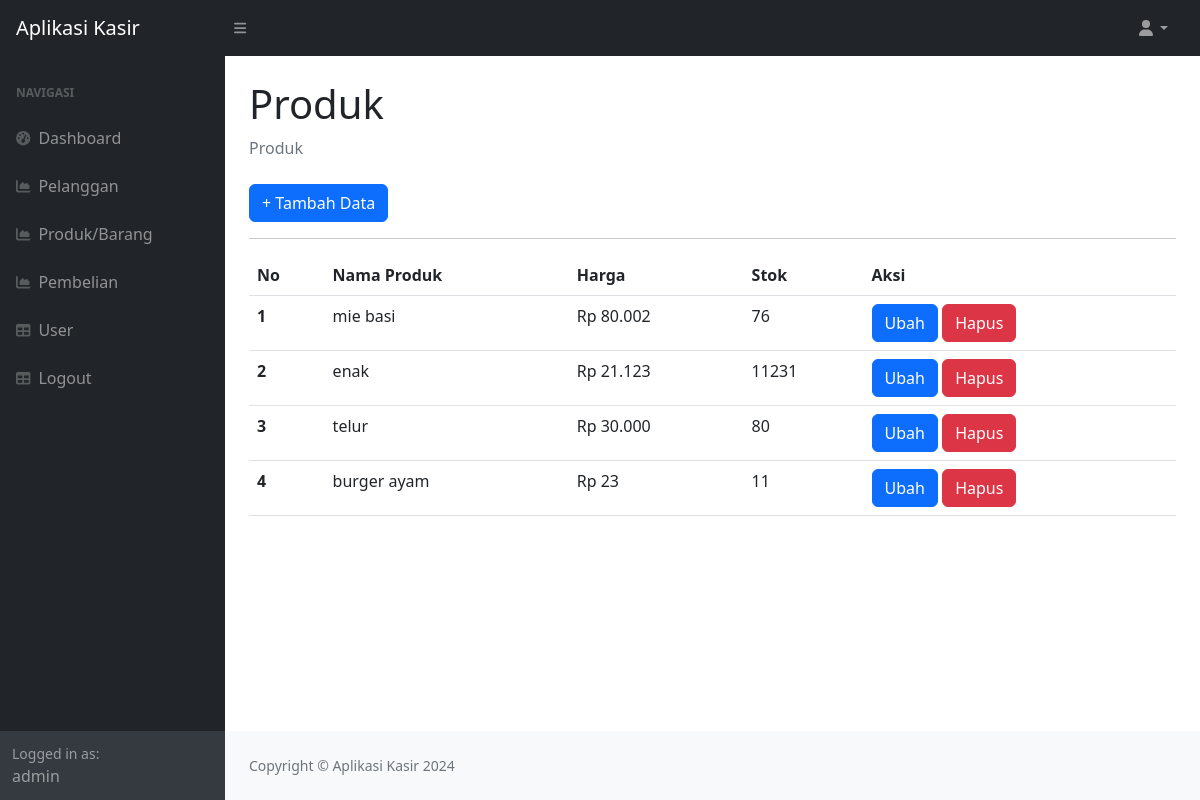
Before: /?page=produk (signed in) with the older database file.
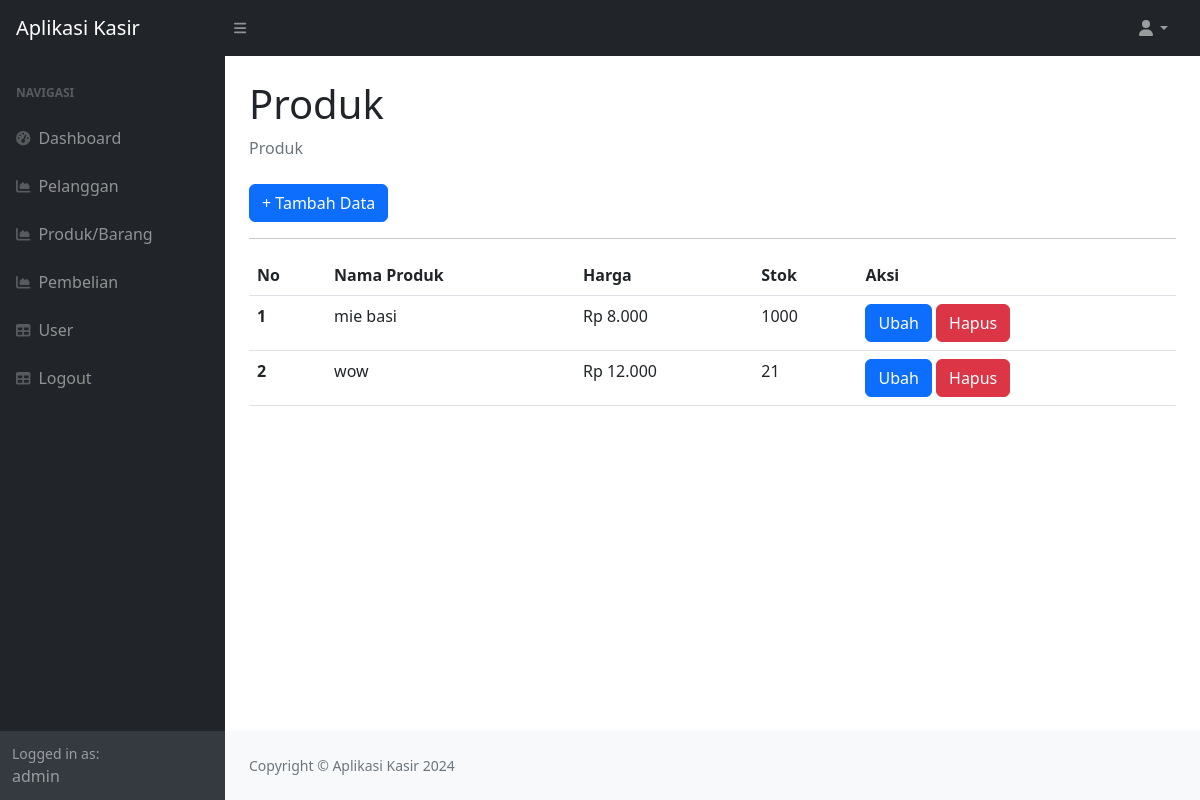
After: the same page with the newer database file.
### tables this page shows
CREATE TABLE `produk` (
  `id_produk` int(11) NOT NULL,
  `nama_produk` varchar(255) DEFAULT NULL,
  `harga` int(10) DEFAULT NULL,
  `stok` int(11) DEFAULT NULL
);

### produk.php (the view)
<div class="container-fluid px-4">
    <h1 class="mt-4">Produk</h1>
    <ol class="breadcrumb mb-4">
        <li class="breadcrumb-item active">Produk</li>
    </ol>
    <a href="?page=produk_tambah" class="btn btn-primary"> + Tambah Data</a>
    <hr>
    <table class="table">
        <thead>
            <tr>
                <th>No</th>
                <th>Nama Produk</th>
                <th>Harga</th>
                <th>Stok</th>
                <th>Aksi</th>
            </tr>
        </thead>
        <tbody>
            <?php
            $nomor = 1;
            $query = mysqli_query($koneksi, "SELECT * FROM produk");
            while ($data = mysqli_fetch_array($query)) {
                ?>
                <tr>
                    <th scope="row"><?php echo $nomor++; ?></th>
                    <td><?php echo $data['nama_produk']; ?></td>
                    <td><?php echo 'Rp ' . number_format($data['harga'], 0, ',', '.'); ?></td>
                    <td><?php echo $data['stok']; ?></td>
                    <td>
                        <a href="?page=produk_ubah&&id=<?php echo $data['id_produk']; ?>" class="btn btn-primary">Ubah</a>
                        <a href="?page=produk_hapus&&id=<?php echo $data['id_produk']; ?>" class="btn btn-danger">Hapus</a>
                    </td>
                </tr>
                <?php
            }
            ?>
        </tbody>
    </table>
</div>

### index.php (shortened to what this page needs)
<!DOCTYPE html>
<html lang="en">
<head>
    <link href="https://cdn.jsdelivr.net/npm/simple-datatables@7.1.2/dist/style.min.css" rel="stylesheet" />
    <link href="css/styles.css" rel="stylesheet" />
</head>
<body class="sb-nav-fixed">
    <nav class="sb-topnav navbar navbar-expand navbar-dark bg-dark">
        <a class="navbar-brand ps-3" href="index.php">Aplikasi Kasir</a>
        <button class="btn btn-link btn-sm order-1 order-lg-0 me-4 me-lg-0" id="sidebarToggle" href="#!"><i
                class="fas fa-bars"></i></button>
        <ul class="navbar-nav ms-auto ms-md-0 me-3 me-lg-4">
            <li class="nav-item dropdown">
                <a class="nav-link dropdown-toggle" id="navbarDropdown" href="#" role="button" data-bs-toggle="dropdown"
                    aria-expanded="false"><i class="fas fa-user fa-fw"></i></a>
            </li>
        </ul>
    </nav>
    <div id="layoutSidenav">
        <div id="layoutSidenav_nav">
            <nav class="sb-sidenav accordion sb-sidenav-dark" id="sidenavAccordion">
                <div class="sb-sidenav-menu">
                    <div class="nav">
                        <div class="sb-sidenav-menu-heading">Navigasi</div>
                        <a class="nav-link" href="index.php">
                            <div class="sb-nav-link-icon"><i class="fas fa-tachometer-alt"></i></div>
                            Dashboard
                        </a>
                        <a class="nav-link" href="?page=pelanggan">
                            <div class="sb-nav-link-icon"><i class="fas fa-chart-area"></i></div>
                            Pelanggan
                        </a>
                        <a class="nav-link" href="?page=produk">
                            <div class="sb-nav-link-icon"><i class="fas fa-chart-area"></i></div>
                            Produk/Barang
                        </a>
                        <a class="nav-link" href="?page=pembelian">
                            <div class="sb-nav-link-icon"><i class="fas fa-chart-area"></i></div>
                            Pembelian
                        </a>
                        <a class="nav-link" href="?page=user">
                            <div class="sb-nav-link-icon"><i class="fas fa-table"></i></div>
                            User
                        </a>
                        <a class="nav-link" href="logout.php">
                            <div class="sb-nav-link-icon"><i class="fas fa-table"></i></div>
                            Logout
                        </a>
                    </div>
                </div>
                <div class="sb-sidenav-footer">
                    <div class="small">Logged in as:</div>
                    <?php echo $_SESSION['user']['nama']; ?>
                </div>
            </nav>
        </div>
        <div id="layoutSidenav_content">
            <main>
                <?php $page = isset($_GET['page']) ? $_GET['page'] : 'home';
                include $page . '.php';
                ?>
            </main>
            <footer class="py-4 bg-light mt-auto">
                <div class="container-fluid px-4">
                    <div class="d-flex align-items-center justify-content-between small">
                        <div class="text-muted">Copyright &copy; Aplikasi Kasir 2024</div>
                    </div>
                </div>
            </footer>
        </div>
    </div>
</body>
</html>

Changed rows visible on the page:
removed produk: nama_produk "enak", harga "21.123", stok "11231"
removed produk: nama_produk "telur", harga "30.000", stok "80"
removed produk: nama_produk "burger ayam", harga "23", stok "11"
changed produk "mie basi": harga "80.002" → "8.000"; stok "76" → "1000"
added produk: nama_produk "wow", harga "12.000", stok "21"
